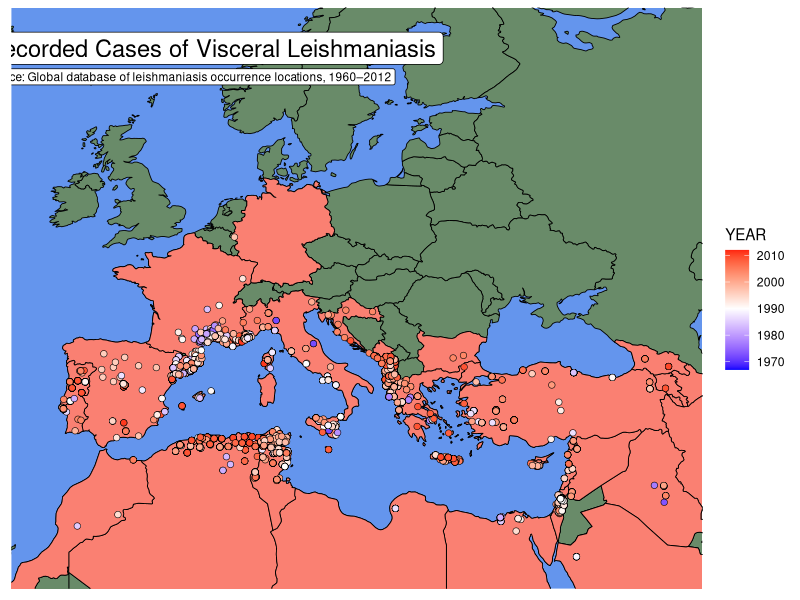

The R script that drew this image:
## ---- chunk 1
knitr::opts_chunk$set(echo = TRUE)
## ---- chunk 2
# Install Packages
library(ggplot2)
library(maps)
## ---- chunk 3
# Creates a directory called "Data" within your working directory
dir.create("Data")

# Reads in csv file
VL_data <- read.csv("Data/VL_final_dataset.csv")

# Read in world coordinates from maps package
world_coordinates <- map_data("world") 
## ---- chunk 4

ggplot() + 
  
  geom_map( data = world_coordinates, map = world_coordinates, aes(long, lat, map_id = region,), 
            color = "black", fill = "darkseagreen4", linewidth = 0.3 )+
            xlim(-11, 45)+ ylim(28, 65)+
  
  geom_map( data = VL_data, map = world_coordinates, aes(`X`, `Y`, map_id = COUNTRY,), 
            color = "black", fill = "salmon", linewidth = 0.3 )+
  
  geom_point(data = VL_data, aes(`X`, `Y`, group=YEAR, fill = YEAR), shape = 21, size=2, stroke = 0.3)+
  
  scale_fill_gradient2(low = "blue", mid = "white", high = "red",midpoint = 1990, 
                       space = "Lab", na.value = "grey50", guide = "colourbar", aesthetics = "fill")+
  
  theme(axis.title.x=element_blank(), axis.text.x=element_blank(),axis.ticks.x=element_blank(),
        axis.title.y=element_blank(), axis.text.y=element_blank(),axis.ticks.y=element_blank(),
        panel.background = element_rect(fill = "cornflowerblue"),
        panel.grid.major = element_blank(),
        panel.grid.minor = element_blank())+
  
  # Titles
  annotate(geom = "label", x=4, y=64, label="Recorded Cases of Visceral Leishmaniasis",color="black", fill = "white", size = 6)+
  annotate(geom = "label", x=1.9, y=62, label="Source: Global database of leishmaniasis occurrence locations, 1960–2012",color="black", fill = "white", size = 3)

